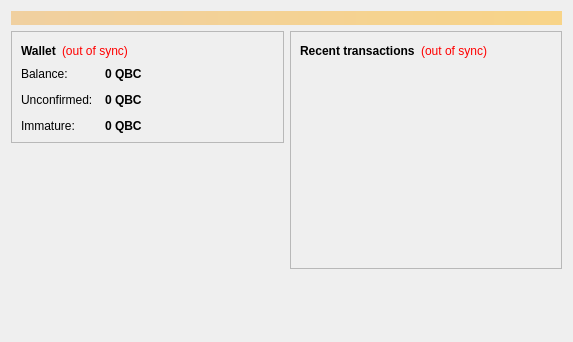
<?xml version="1.0" encoding="UTF-8"?>
<ui version="4.0">
 <class>OverviewPage</class>
 <widget class="QWidget" name="OverviewPage">
  <property name="geometry">
   <rect>
    <x>0</x>
    <y>0</y>
    <width>573</width>
    <height>342</height>
   </rect>
  </property>
  <property name="windowTitle">
   <string>Form</string>
  </property>
  <layout class="QVBoxLayout" name="topLayout">
   <item>
    <widget class="QLabel" name="labelAlerts">
     <property name="visible">
      <bool>false</bool>
     </property>
     <property name="styleSheet">
      <string notr="true">background-color: qlineargradient(x1: 0, y1: 0, x2: 1, y2: 0, stop:0 #F0D0A0, stop:1 #F8D488); color:#000000;</string>
     </property>
     <property name="wordWrap">
      <bool>true</bool>
     </property>
     <property name="margin">
      <number>3</number>
     </property>
    </widget>
   </item>
   <item>
    <layout class="QHBoxLayout" name="horizontalLayout" stretch="1,1">
     <item>
      <layout class="QVBoxLayout" name="verticalLayout_2">
       <item>
        <widget class="QFrame" name="frame">
         <property name="frameShape">
          <enum>QFrame::StyledPanel</enum>
         </property>
         <property name="frameShadow">
          <enum>QFrame::Raised</enum>
         </property>
         <layout class="QVBoxLayout" name="verticalLayout_4">
          <item>
           <layout class="QHBoxLayout" name="horizontalLayout_4">
            <item>
             <widget class="QLabel" name="label_5">
              <property name="font">
               <font>
                <weight>75</weight>
                <bold>true</bold>
               </font>
              </property>
              <property name="text">
               <string>Wallet</string>
              </property>
             </widget>
            </item>
            <item>
             <widget class="QLabel" name="labelWalletStatus">
              <property name="toolTip">
               <string>The displayed information may be out of date. Your wallet automatically synchronizes with the Quebecoin network after a connection is established, but this process has not completed yet.</string>
              </property>
              <property name="styleSheet">
               <string notr="true">QLabel { color: red; }</string>
              </property>
              <property name="text">
               <string notr="true">(out of sync)</string>
              </property>
              <property name="alignment">
               <set>Qt::AlignLeading|Qt::AlignLeft|Qt::AlignVCenter</set>
              </property>
             </widget>
            </item>
            <item>
             <spacer name="horizontalSpacer_2">
              <property name="orientation">
               <enum>Qt::Horizontal</enum>
              </property>
              <property name="sizeHint" stdset="0">
               <size>
                <width>40</width>
                <height>20</height>
               </size>
              </property>
             </spacer>
            </item>
           </layout>
          </item>
          <item>
           <layout class="QFormLayout" name="formLayout_2">
            <property name="fieldGrowthPolicy">
             <enum>QFormLayout::AllNonFixedFieldsGrow</enum>
            </property>
            <property name="horizontalSpacing">
             <number>12</number>
            </property>
            <property name="verticalSpacing">
             <number>12</number>
            </property>
            <item row="0" column="0">
             <widget class="QLabel" name="label">
              <property name="text">
               <string>Balance:</string>
              </property>
             </widget>
            </item>
            <item row="0" column="1">
             <widget class="QLabel" name="labelBalance">
              <property name="font">
               <font>
                <weight>75</weight>
                <bold>true</bold>
               </font>
              </property>
              <property name="cursor">
               <cursorShape>IBeamCursor</cursorShape>
              </property>
              <property name="toolTip">
               <string>Your current balance</string>
              </property>
              <property name="text">
               <string notr="true">0 QBC</string>
              </property>
              <property name="textInteractionFlags">
               <set>Qt::LinksAccessibleByMouse|Qt::TextSelectableByKeyboard|Qt::TextSelectableByMouse</set>
              </property>
             </widget>
            </item>
            <item row="1" column="0">
             <widget class="QLabel" name="label_3">
              <property name="text">
               <string>Unconfirmed:</string>
              </property>
             </widget>
            </item>
            <item row="1" column="1">
             <widget class="QLabel" name="labelUnconfirmed">
              <property name="font">
               <font>
                <weight>75</weight>
                <bold>true</bold>
               </font>
              </property>
              <property name="cursor">
               <cursorShape>IBeamCursor</cursorShape>
              </property>
              <property name="toolTip">
               <string>Total of transactions that have yet to be confirmed, and do not yet count toward the current balance</string>
              </property>
              <property name="text">
               <string notr="true">0 QBC</string>
              </property>
              <property name="textInteractionFlags">
               <set>Qt::LinksAccessibleByMouse|Qt::TextSelectableByKeyboard|Qt::TextSelectableByMouse</set>
              </property>
             </widget>
            </item>
            <item row="2" column="0">
             <widget class="QLabel" name="labelImmatureText">
              <property name="text">
               <string>Immature:</string>
              </property>
             </widget>
            </item>
            <item row="2" column="1">
             <widget class="QLabel" name="labelImmature">
              <property name="font">
               <font>
                <weight>75</weight>
                <bold>true</bold>
               </font>
              </property>
              <property name="toolTip">
               <string>Mined balance that has not yet matured</string>
              </property>
              <property name="text">
               <string notr="true">0 QBC</string>
              </property>
              <property name="textInteractionFlags">
               <set>Qt::LinksAccessibleByMouse|Qt::TextSelectableByKeyboard|Qt::TextSelectableByMouse</set>
              </property>
             </widget>
            </item>
           </layout>
          </item>
         </layout>
        </widget>
       </item>
       <item>
        <spacer name="verticalSpacer">
         <property name="orientation">
          <enum>Qt::Vertical</enum>
         </property>
         <property name="sizeHint" stdset="0">
          <size>
           <width>20</width>
           <height>40</height>
          </size>
         </property>
        </spacer>
       </item>
      </layout>
     </item>
     <item>
      <layout class="QVBoxLayout" name="verticalLayout_3">
       <item>
        <widget class="QFrame" name="frame_2">
         <property name="frameShape">
          <enum>QFrame::StyledPanel</enum>
         </property>
         <property name="frameShadow">
          <enum>QFrame::Raised</enum>
         </property>
         <layout class="QVBoxLayout" name="verticalLayout">
          <item>
           <layout class="QHBoxLayout" name="horizontalLayout_2">
            <item>
             <widget class="QLabel" name="label_4">
              <property name="text">
               <string>&lt;b&gt;Recent transactions&lt;/b&gt;</string>
              </property>
             </widget>
            </item>
            <item>
             <widget class="QLabel" name="labelTransactionsStatus">
              <property name="toolTip">
               <string>The displayed information may be out of date. Your wallet automatically synchronizes with the Quebecoin network after a connection is established, but this process has not completed yet.</string>
              </property>
              <property name="styleSheet">
               <string notr="true">QLabel { color: red; }</string>
              </property>
              <property name="text">
               <string notr="true">(out of sync)</string>
              </property>
              <property name="alignment">
               <set>Qt::AlignRight|Qt::AlignTrailing|Qt::AlignVCenter</set>
              </property>
             </widget>
            </item>
            <item>
             <spacer name="horizontalSpacer">
              <property name="orientation">
               <enum>Qt::Horizontal</enum>
              </property>
              <property name="sizeHint" stdset="0">
               <size>
                <width>40</width>
                <height>20</height>
               </size>
              </property>
             </spacer>
            </item>
           </layout>
          </item>
          <item>
           <widget class="QListView" name="listTransactions">
            <property name="styleSheet">
             <string notr="true">QListView { background: transparent; }</string>
            </property>
            <property name="frameShape">
             <enum>QFrame::NoFrame</enum>
            </property>
            <property name="verticalScrollBarPolicy">
             <enum>Qt::ScrollBarAlwaysOff</enum>
            </property>
            <property name="horizontalScrollBarPolicy">
             <enum>Qt::ScrollBarAlwaysOff</enum>
            </property>
            <property name="selectionMode">
             <enum>QAbstractItemView::NoSelection</enum>
            </property>
           </widget>
          </item>
         </layout>
        </widget>
       </item>
       <item>
        <spacer name="verticalSpacer_2">
         <property name="orientation">
          <enum>Qt::Vertical</enum>
         </property>
         <property name="sizeHint" stdset="0">
          <size>
           <width>20</width>
           <height>40</height>
          </size>
         </property>
        </spacer>
       </item>
      </layout>
     </item>
    </layout>
   </item>
  </layout>
 </widget>
 <resources/>
 <connections/>
</ui>
